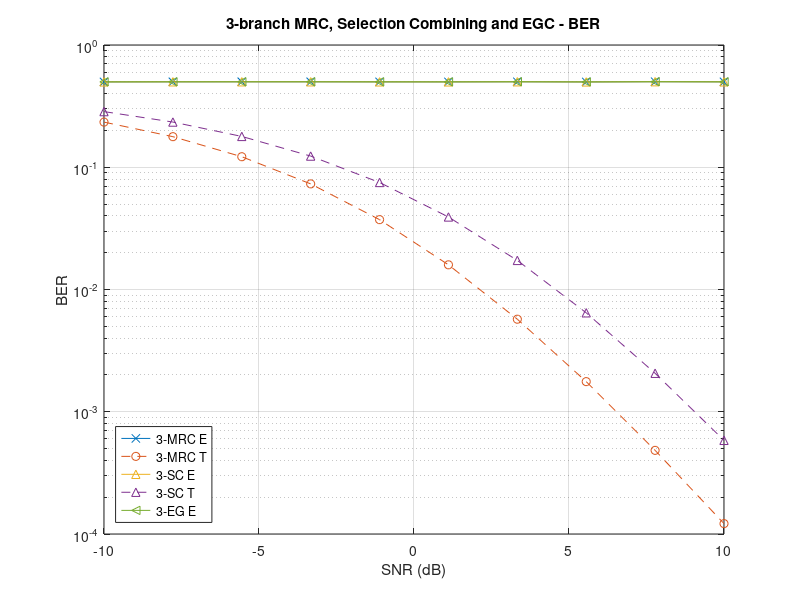

Write MATLAB code to recreate this figure.
clear all;
N = 10^3;
N2 = 1000;

ES = logspace(-1,1,10); % SNR values from -10dB to +10dB

% Initialize variables for rayleigh BER 
BER_Rayleigh_E = zeros(1,length(ES));
BER_Rayleigh_T = zeros(1,length(ES));
BER_Rayleigh_SC = zeros(1,length(ES));
BER_Rayleigh_SC_T = zeros(1,length(ES));
BER_Rayleigh_EG = zeros(1,length(ES));
BER_Rayleigh_EG_T = zeros(1,length(ES));

f = waitbar(0,'Please wait...');
for e = 1:length(ES)
    Es = ES(e);
    BER_Rayleigh = 0;
    BER_SC = 0;
    BER_EG = 0;

    for i = 1:N2
        Data = randi([0 1],1,N); % N random data bits
        T_symbol = sqrt(Es/3).*(2.*Data-1); % Mapping to BPSK transmit symbols

        h1 = sqrt(1/2)*(randn(1,N)+1i*(randn(1,N))); % rayleigh fading channel 1
        h2 = sqrt(1/2)*(randn(1,N)+1i*(randn(1,N))); % rayleigh fading channel 2
        h3 = sqrt(1/2)*(randn(1,N)+1i*(randn(1,N))); % rayleigh fading channel 3

        n1 = sqrt(1/6)*(randn(1,N)+1i*(randn(1,N))); % complex noise (Adds up to No=1 in Eb/N0)
        n2 = sqrt(1/6)*(randn(1,N)+1i*(randn(1,N))); % complex noise
        n3 = sqrt(1/6)*(randn(1,N)+1i*(randn(1,N))); % complex noise

        % Signals received at 3 receiver antennas
        y1 = T_symbol.*h1 + n1;
        y2 = T_symbol.*h2 + n2;
        y3 = T_symbol.*h3 + n3;

        z = conj(h1).*y1 + conj(h2).*y2 + conj(h3).*y3; % 3-MRC receiver

        z_eg = (conj(h1)./abs(conj(h1))).*y1 + (conj(h2)./abs(conj(h2))).*y2 + (conj(h3)./abs(conj(h3))).*y3; % Equal gain combining

        all_channels = [h1.*conj(h1); h2.*conj(h2); h3.*conj(h3)];
        concat_signal = [conj(h1).*y1; conj(h2).*y2; conj(h3).*y3];
        [abs_sc, idx] = max(abs(all_channels),[],1);
        z_sc = zeros(1,N);
        for rows= 1:N
            z_sc(rows) = concat_signal(idx(rows),rows);
        end

        decision = z>0;
        BER_Rayleigh = BER_Rayleigh + mean(abs(decision-Data));

        decision_sc = z_sc>0;
        BER_SC = BER_SC + mean(abs(decision_sc-Data));      

        decision_eg = z_eg>0;
        BER_EG = BER_EG + mean(abs(decision_eg-Data)); 

        waitbar(e/length(ES),f,'Simulating...');

    end

    BER_Rayleigh_E(e) = BER_Rayleigh/N2;
    BER_Rayleigh_SC(e) = BER_SC/N2;
    BER_Rayleigh_EG(e) = BER_EG/N2;

    Gamma = sqrt(Es/(Es+1));
    BER_Rayleigh_T(e) = 0;
    BER_Rayleigh_SC_T(e) = 0;
    for k = 0:(3-1)
        BER_Rayleigh_T(e) = BER_Rayleigh_T(e) + (((1/2)*(1-Gamma))^3)*(((Gamma+1)/2)^k)*nchoosek(3-1+k,k);
    end

    for k = 0:3
        BER_Rayleigh_SC_T(e) = BER_Rayleigh_SC_T(e) + (1/2)*((-1)^k)*nchoosek(3,k)*(1+k/Es)^(-0.5);
    end

end

close(f)
semilogy(10*log10(ES),BER_Rayleigh_E,'-x',10*log10(ES),BER_Rayleigh_T,'--o',10*log10(ES),BER_Rayleigh_SC,'-^',10*log10(ES),BER_Rayleigh_SC_T,'--^',10*log10(ES),BER_Rayleigh_EG,'-<');
legend('3-MRC E','3-MRC T','3-SC E','3-SC T','3-EG E','Location','southwest')
title('3-branch MRC, Selection Combining and EGC - BER')
xlabel("SNR (dB)")
ylabel("BER")
grid on

% Q function implementation
function out=Q(x)
out=0.5.*erfc(x/sqrt(2));
end